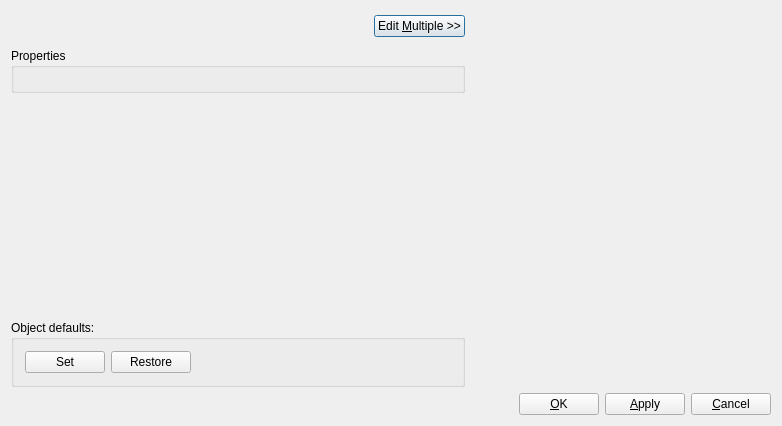
<?xml version="1.0" encoding="UTF-8"?>
<ui version="4.0">
 <exportmacro>KST_EXPORT</exportmacro>
 <class>KstEditViewObjectDialog</class>
 <widget class="QDialog" name="KstEditViewObjectDialog">
  <property name="geometry">
   <rect>
    <x>0</x>
    <y>0</y>
    <width>782</width>
    <height>426</height>
   </rect>
  </property>
  <layout class="QGridLayout">
   <item row="0" column="1" rowspan="4">
    <widget class="EditMultipleWidget" name="_editMultipleWidget" native="true">
     <property name="sizePolicy">
      <sizepolicy hsizetype="Minimum" vsizetype="Preferred">
       <horstretch>0</horstretch>
       <verstretch>0</verstretch>
      </sizepolicy>
     </property>
     <property name="minimumSize">
      <size>
       <width>300</width>
       <height>0</height>
      </size>
     </property>
    </widget>
   </item>
   <item row="0" column="0">
    <layout class="QHBoxLayout">
     <item>
      <spacer name="spacer4">
       <property name="orientation">
        <enum>Qt::Horizontal</enum>
       </property>
       <property name="sizeType">
        <enum>QSizePolicy::Expanding</enum>
       </property>
       <property name="sizeHint" stdset="0">
        <size>
         <width>241</width>
         <height>31</height>
        </size>
       </property>
      </spacer>
     </item>
     <item>
      <widget class="QPushButton" name="_editMultiple">
       <property name="text">
        <string>Edit &amp;Multiple &gt;&gt;</string>
       </property>
      </widget>
     </item>
    </layout>
   </item>
   <item row="4" column="0" colspan="2">
    <layout class="QHBoxLayout">
     <item>
      <spacer name="spacer6">
       <property name="orientation">
        <enum>Qt::Horizontal</enum>
       </property>
       <property name="sizeType">
        <enum>QSizePolicy::Expanding</enum>
       </property>
       <property name="sizeHint" stdset="0">
        <size>
         <width>142</width>
         <height>20</height>
        </size>
       </property>
      </spacer>
     </item>
     <item>
      <widget class="QPushButton" name="_OK">
       <property name="text">
        <string>&amp;OK</string>
       </property>
      </widget>
     </item>
     <item>
      <widget class="QPushButton" name="_apply">
       <property name="text">
        <string>&amp;Apply</string>
       </property>
      </widget>
     </item>
     <item>
      <widget class="QPushButton" name="_cancel">
       <property name="text">
        <string>&amp;Cancel</string>
       </property>
      </widget>
     </item>
    </layout>
   </item>
   <item row="1" column="0">
    <widget class="QGroupBox" name="_propertiesGroup">
     <property name="title">
      <string>Properties</string>
     </property>
     <layout class="QGridLayout">
      <item row="0" column="0">
       <widget class="QFrame" name="_propertiesFrame">
        <property name="frameShape">
         <enum>QFrame::StyledPanel</enum>
        </property>
        <property name="frameShadow">
         <enum>QFrame::Raised</enum>
        </property>
        <property name="lineWidth">
         <number>0</number>
        </property>
       </widget>
      </item>
     </layout>
    </widget>
   </item>
   <item row="2" column="0">
    <spacer name="spacer5">
     <property name="orientation">
      <enum>Qt::Vertical</enum>
     </property>
     <property name="sizeType">
      <enum>QSizePolicy::Expanding</enum>
     </property>
     <property name="sizeHint" stdset="0">
      <size>
       <width>41</width>
       <height>210</height>
      </size>
     </property>
    </spacer>
   </item>
   <item row="3" column="0">
    <widget class="QGroupBox" name="_buttonGroupDefaults">
     <property name="title">
      <string>Object defaults:</string>
     </property>
     <layout class="QHBoxLayout">
      <item>
       <widget class="QPushButton" name="_pushButtonSetDefaults">
        <property name="text">
         <string>Set</string>
        </property>
        <attribute name="buttonGroup">
         <string/>
        </attribute>
       </widget>
      </item>
      <item>
       <widget class="QPushButton" name="_pushButtonRestoreDefaults">
        <property name="text">
         <string>Restore</string>
        </property>
        <attribute name="buttonGroup">
         <string/>
        </attribute>
       </widget>
      </item>
      <item>
       <spacer name="spacer4_2">
        <property name="orientation">
         <enum>Qt::Horizontal</enum>
        </property>
        <property name="sizeType">
         <enum>QSizePolicy::Expanding</enum>
        </property>
        <property name="sizeHint" stdset="0">
         <size>
          <width>181</width>
          <height>21</height>
         </size>
        </property>
       </spacer>
      </item>
     </layout>
    </widget>
   </item>
  </layout>
 </widget>
 <layoutdefault spacing="6" margin="11"/>
 <pixmapfunction>qPixmapFromMimeSource</pixmapfunction>
 <customwidgets>
  <customwidget>
   <class>EditMultipleWidget</class>
   <extends>QWidget</extends>
   <header>editmultiplewidget.h</header>
  </customwidget>
 </customwidgets>
 <tabstops>
  <tabstop>_propertiesFrame</tabstop>
  <tabstop>_OK</tabstop>
  <tabstop>_apply</tabstop>
  <tabstop>_cancel</tabstop>
 </tabstops>
 <includes>
  <include location="global">kst_export.h</include>
 </includes>
 <resources/>
 <connections/>
</ui>
